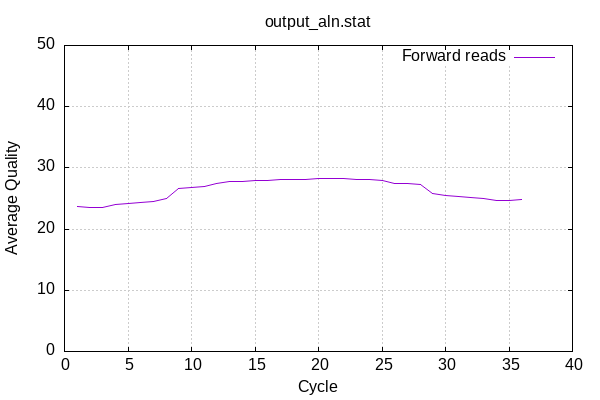

Here is the gnuplot script that generated this plot:

            set terminal png size 600,400 truecolor
            set output "plot_stat_output-quals.png"
            set grid xtics ytics y2tics back lc rgb "#cccccc"
            set ylabel "Average Quality"
            set xlabel "Cycle"
            set yrange [0:50]
            set title "output_aln.stat" noenhanced
            plot '-' using 1:2 with lines title 'Forward reads' 
        1	23.64
2	23.51
3	23.61
4	24.01
5	24.22
6	24.32
7	24.57
8	24.96
9	26.57
10	26.85
11	26.96
12	27.41
13	27.75
14	27.77
15	28.00
16	28.00
17	28.08
18	28.03
19	28.06
20	28.19
21	28.19
22	28.25
23	28.08
24	28.15
25	27.87
26	27.53
27	27.44
28	27.22
29	25.88
30	25.50
31	25.30
32	25.21
33	25.08
34	24.71
35	24.65
36	24.78
end
